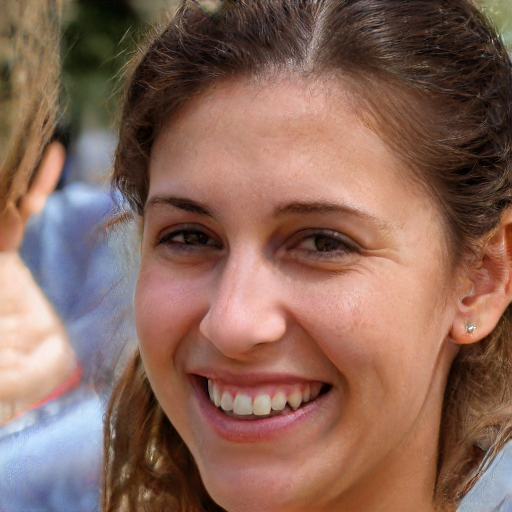
#> input picture TrainData/Fake/1.jpg, 1024 x 1024 px, given in place of 0.jpg, which was not available (shown at 1/2 size)
$ jupyter execute --allow-errors DSIP_Final_Real_or_Fake_Image_Classification.ipynb   (text cells are left out)
#> lines starting #> are read from the running program, lines starting #| are printed output that depends on the picture; pictures that were not available may be replaced by others from this repository, and a replacement may not be noted
[cell 1]
import cv2 # to turn an image black-and-white and to turn it into a data matrix
import numpy as np
import matplotlib.pyplot as plt
import os # to find number of images in directory
import csv # to save the output to a csv file
import warnings # for large exponentials in the sigmoid function
warnings.filterwarnings('ignore')

[cell 2]
def intensityCalculator(img):
    # bin_size sets how many pixels we include in addition to
    # the exact radial distance we are looking for
    bin_size = 1
    # create a grid centered around the highest energy point
    a = img.shape[0]
    b = img.shape[1]
    center = np.where(img == img.max())
    cen_x = center[0][0]
    cen_y = center[1][0]
    [X, Y] = np.meshgrid(np.arange(b) - cen_x, np.arange(a) - cen_y)
    # calculating possible radii from the image center in pixel value
    R = np.sqrt(np.square(X) + np.square(Y)) # element-wise square
    rad = np.arange(1, np.max(R), 1)
    intensity = np.zeros(len(rad))
    index = 0
    for i in rad:
        mask = (np.greater(R, i-bin_size) & np.less(R, i+bin_size))
        values = img[mask]
        intensity[index] = np.mean(values)
        index += 1
    return rad, intensity

[cell 3]
def processImage(img_path):
    # section a: Read images from files
    processed_img = cv2.imread(img_path, cv2.IMREAD_GRAYSCALE)
    # sections b,c,d: Calculate and shift the discrete
    # fourier transform and add 10^-8
    processed_img = np.fft.fftshift(np.fft.fft2(processed_img)) + pow(10, -8)
    # section e: Calculate the magnitude by 20log||
    processed_img = 20*np.log(np.abs(processed_img))
    # section f: Calculate the azimuthal average of the magnitude
    rad, intensity = intensityCalculator(processed_img)
    return rad, intensity

[cell 4]
def getImagesFromDirectory(directory_name, starting_idx):
    imgs_count = len(os.listdir(directory_name))

    radii = 724

    filenames = [None]*imgs_count
    rad_list = [None]*imgs_count
    intensity_mat = np.zeros([imgs_count, radii])
    for i in range(imgs_count):
        filenames[i] = directory_name + '/' + str(starting_idx+i) + '.jpg'
        rad_list[i], intensity_mat[i,:] = processImage(filenames[i])
        if (i%100==99): # to track progress
            print(i)

    return rad_list, intensity_mat, filenames

[cell 5]
fake_rad_list, fake_intensity_mat, fake_filenames = getImagesFromDirectory("Fake", 0)
#> in processImage, `processed_img = cv2.imread(img_path, cv2.IMREAD_GRAYSCALE)`:
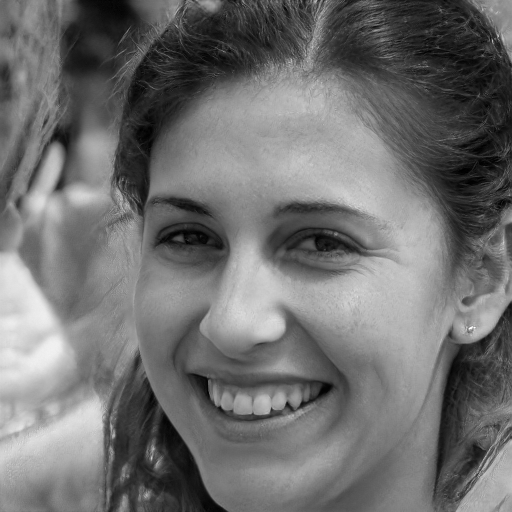
#> processed_img: shape (1024, 1024) (shown at 1/2 size); min 0, max 255, mean 111.4
#> in processImage, `processed_img = 20*np.log(np.abs(processed_img))`:
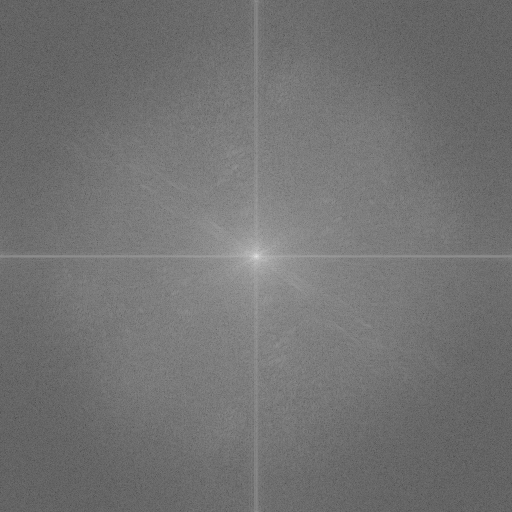
#> processed_img: shape (1024, 1024) float64 (shown at 1/2 size); min -13.65, max 371.5, mean 159.6; drawn with min black and max white
#> in intensityCalculator, `center = np.where(img == img.max())`: center = ([512], [512])
#> in intensityCalculator, `cen_x = center[0][0]`: cen_x = 512
#> in intensityCalculator, `R = np.sqrt(np.square(X) + np.square(Y))`:
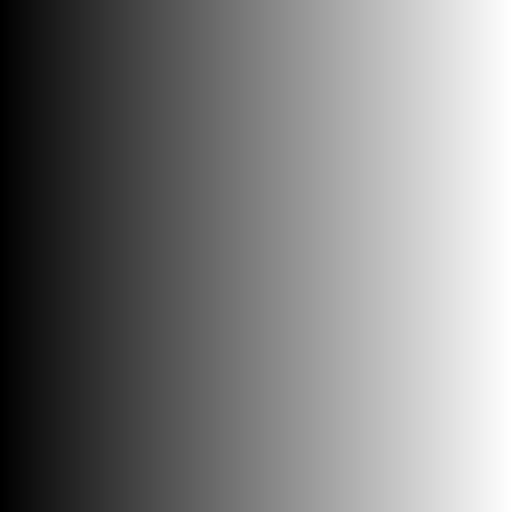
#> X: shape (1024, 1024) int64 (shown at 1/2 size); min -512, max 511, mean -0.5; drawn with min black and max white
#> in intensityCalculator, `R = np.sqrt(np.square(X) + np.square(Y))`:
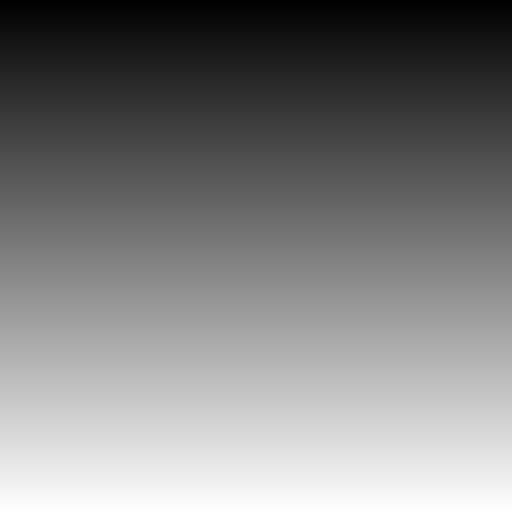
#> Y: shape (1024, 1024) int64 (shown at 1/2 size); min -512, max 511, mean -0.5; drawn with min black and max white
#> the loop in intensityCalculator, `for i in rad:` made 724 passes
#> values on pass 1: [316.5, 331.3, 317.1, 302.4, 302.4, 317.1, 331.3, 316.5]
#> after the loop in intensityCalculator, `for i in rad:`:
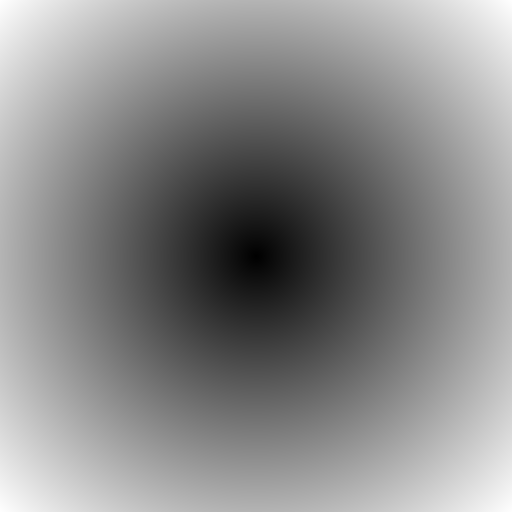
#> R: shape (1024, 1024) float64 (shown at 1/2 size); min 0, max 724.1, mean 391.8; drawn with min black and max white
#> after the loop in intensityCalculator, `for i in rad:`: index = 724; intensity = 724 values, max 316.8 at index 0, min 132.8 at index 719, mean 167.4
#> in processImage, `rad, intensity = intensityCalculator(processed_img)`: rad = 724 values from 1 to 724
#> pass 3 of the loop in getImagesFromDirectory, `for i in range(imgs_count):`:
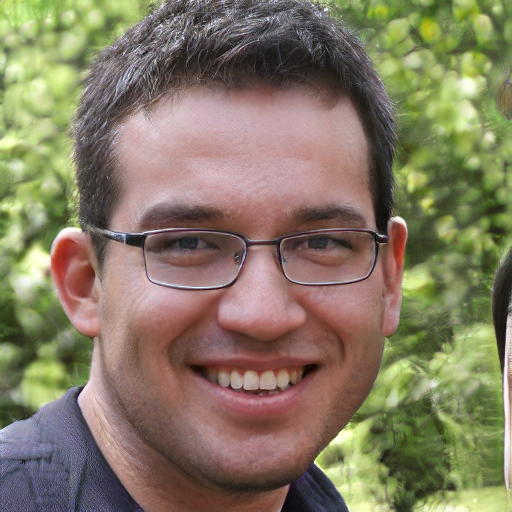
#> input picture TrainData/Fake/103.jpg, 1024 x 1024 px, given in place of 2.jpg, which was not available (shown at 1/2 size)
#> in processImage (call 3), `processed_img = cv2.imread(img_path, cv2.IMREAD_GRAYSCALE)`:
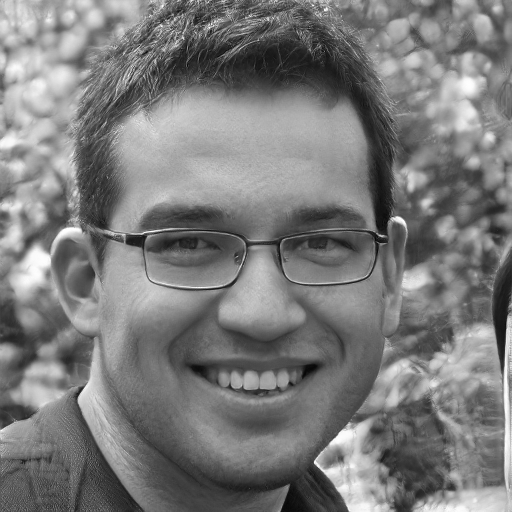
#> processed_img: shape (1024, 1024) (shown at 1/2 size); min 0, max 255, mean 122.8
#> in processImage (call 3), `processed_img = 20*np.log(np.abs(processed_img))`:
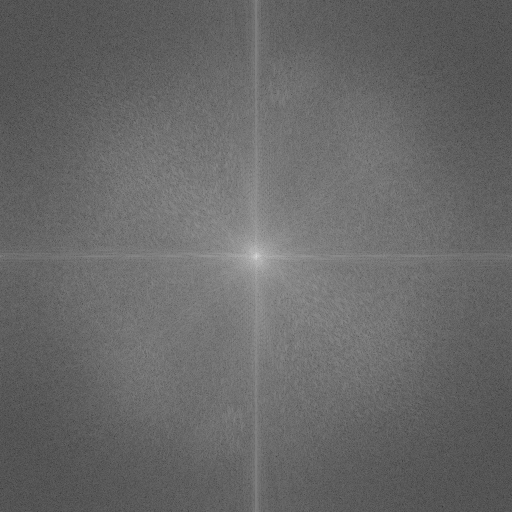
#> processed_img: shape (1024, 1024) float64 (shown at 1/2 size); min 22.37, max 373.5, mean 166.2; drawn with min black and max white
#> in processImage (call 3), `rad, intensity = intensityCalculator(processed_img)`: intensity = 724 values, max 310.7 at index 0, min 135.8 at index 688, mean 173.4
#> the loop made 4 passes; the first 3 are shown
#> fake_rad_list = 4 items; fake_filenames = ['Fake/0.jpg', 'Fake/1.jpg', 'Fake/2.jpg', 'Fake/3.jpg']
#> (the rest of this cell did not finish here and is left out)


[cell 6]
# meant to fit the matrix indices to the requested indices from the project description
# [6 lines left out: function cutFirstAndLastRadiiAndIntensity, not called in this run]

#> (a cell that did not finish here is left out)

#> (a cell that did not finish here is left out)

[cell 9]
fake_intensity_mat.shape
#> Out = (4, 724)
